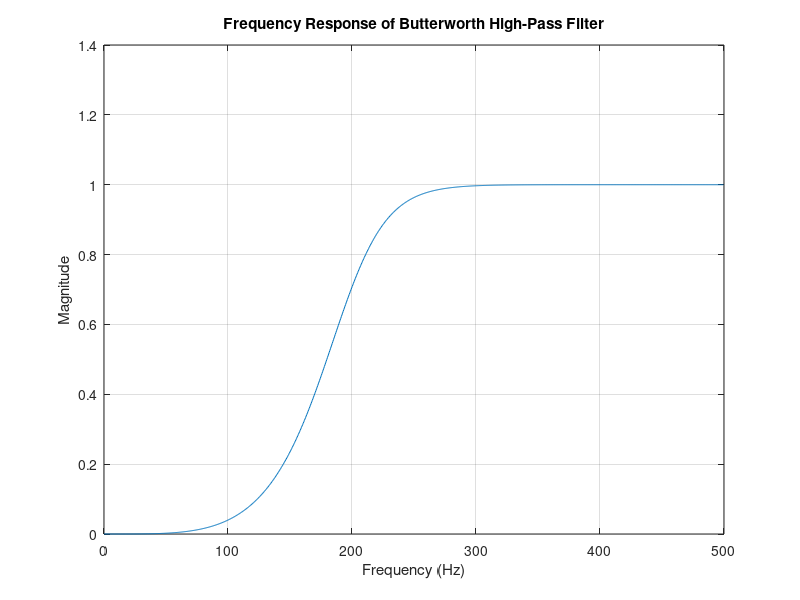
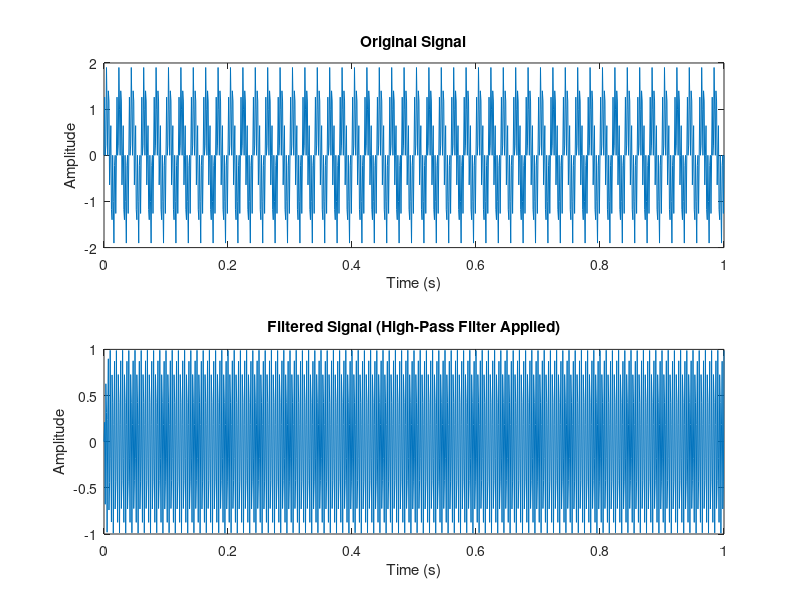

MATLAB code to generate these figures, in order:

Fs = 1000;    
Fc = 200;      
N = 4;          


Wn = Fc / (Fs / 2);  


[b, a] = butter(N, Wn, 'high');


[H, f] = freqz(b, a, 1024, Fs);


figure;
plot(f, abs(H));
title('Frequency Response of Butterworth High-Pass Filter');
xlabel('Frequency (Hz)');
ylabel('Magnitude');
grid on;


t = 0:1/Fs:1;                       
signal = sin(2*pi*50*t) + sin(2*pi*300*t); 


filtered_signal = filter(b, a, signal);


figure;
subplot(2,1,1);
plot(t, signal);
title('Original Signal');
xlabel('Time (s)');
ylabel('Amplitude');

subplot(2,1,2);
plot(t, filtered_signal);
title('Filtered Signal (High-Pass Filter Applied)');
xlabel('Time (s)');
ylabel('Amplitude');
